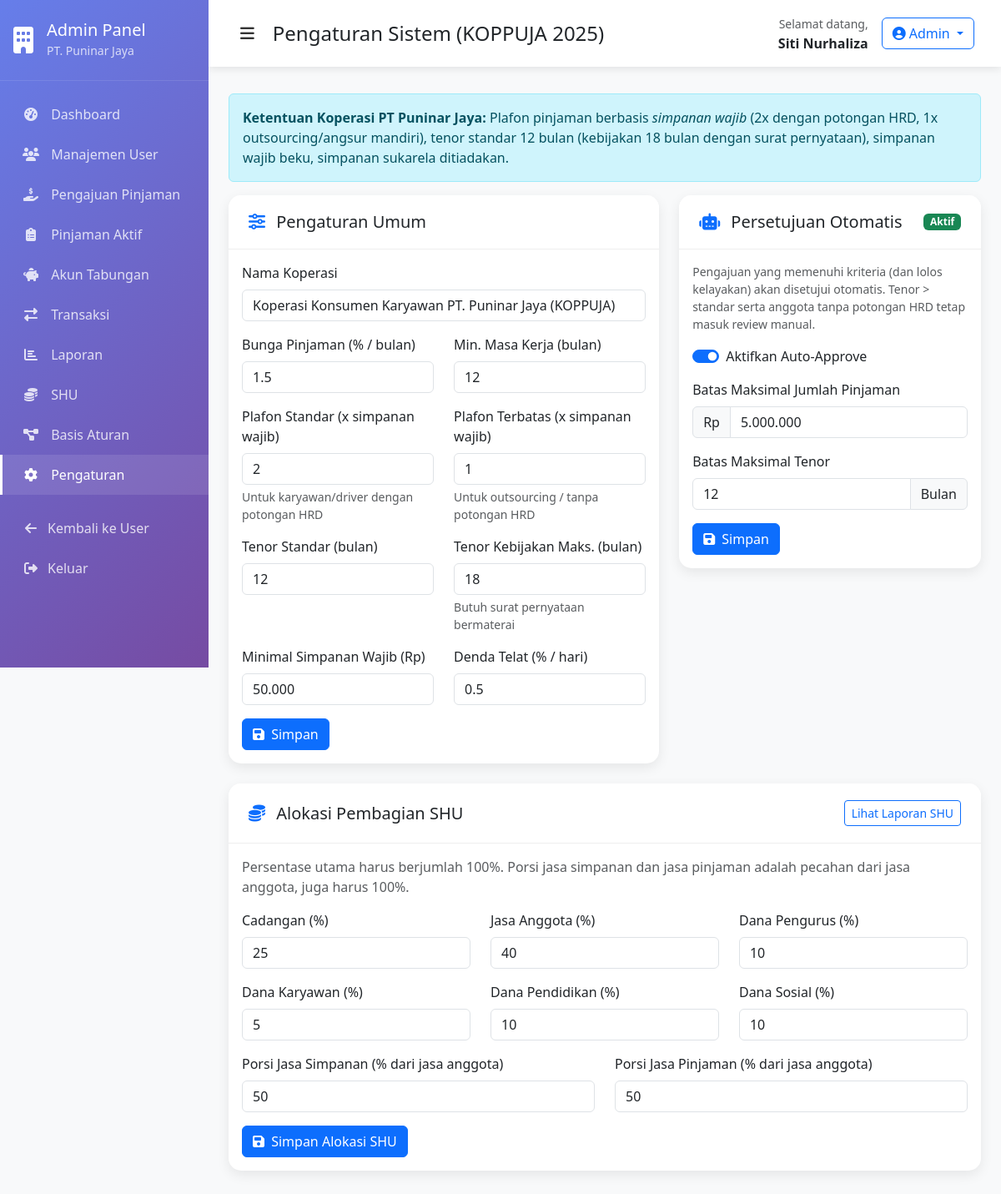
Page /admin-settings.php (signed in) on the committed database.
### tables this page shows
CREATE TABLE system_settings (
    id INT PRIMARY KEY AUTO_INCREMENT,
    setting_key VARCHAR(100) UNIQUE NOT NULL,
    setting_value TEXT NOT NULL,
    setting_type ENUM('string', 'number', 'boolean', 'json') DEFAULT 'string',
    description TEXT,
    updated_by INT,
    updated_at TIMESTAMP DEFAULT CURRENT_TIMESTAMP ON UPDATE CURRENT_TIMESTAMP,
    FOREIGN KEY (updated_by) REFERENCES users(id)
);

### classes/Database.php (called while the page is built, shortened)
<?php
class Database {
    private static $instance = null;
    private $connection;
    private $host;
    private $port;
    private $database;
    private $username;
    private $password;
    private $charset;
    private function __construct() {
        $this->host = DB_HOST;
        $this->port = DB_PORT;
        $this->database = DB_NAME;
        $this->username = DB_USER;
        $this->password = DB_PASS;
        $this->charset = DB_CHARSET;
    }
    public static function getInstance() {
        if (self::$instance === null) {
            self::$instance = new self();
        }
        return self::$instance;
    }
    private function connect() {
        try {
            $dsn = "mysql:host={$this->host};port={$this->port};dbname={$this->database};charset={$this->charset}";
            $options = [
                PDO::ATTR_ERRMODE => PDO::ERRMODE_EXCEPTION,
                PDO::ATTR_DEFAULT_FETCH_MODE => PDO::FETCH_ASSOC,
                PDO::ATTR_EMULATE_PREPARES => false,
                PDO::MYSQL_ATTR_INIT_COMMAND => "SET NAMES {$this->charset}",
                PDO::ATTR_PERSISTENT => false
            ];
            $this->connection = new PDO($dsn, $this->username, $this->password, $options);
        } catch (PDOException $e) {
            $this->logError("Database connection failed: " . $e->getMessage());
            throw new Exception("Database connection failed. Please try again later.");
        }
    }
    public function selectOne($query, $params = []) {
        try {
            $stmt = $this->connection->prepare($query);
            $stmt->execute($params);
            return $stmt->fetch();
        } catch (PDOException $e) {
            $this->logError("SELECT query failed: " . $e->getMessage() . " Query: " . $query);
            throw new Exception("Failed to retrieve data from database.");
        }
    }
}
class DatabaseHelper {
    private $db;
    public function __construct() {
        $this->db = Database::getInstance();
    }
    public function getSystemSetting($key) {
        $query = "SELECT setting_value, setting_type FROM system_settings WHERE setting_key = ?";
        $result = $this->db->selectOne($query, [$key]);
        if ($result) {
            $value = $result['setting_value'];
            switch ($result['setting_type']) {
                case 'number':
                    return (float)$value;
                default:
                    return $value;
            }
        }
        return null;
    }
}
?>

### includes/init.php (called while the page is built, shortened)
<?php
require_once CLASSES_PATH . 'Database.php';
if (file_exists(INCLUDES_PATH . 'admin-layout.php')) {
    require_once INCLUDES_PATH . 'admin-layout.php';
}
try {
    $dbHelper = new DatabaseHelper();
} catch (Exception $e) {
    error_log("Initialization error: " . $e->getMessage());
    die("System initialization failed. Please contact administrator.");
}
?>

### admin-settings.php (the view, shortened to what this page needs)
<?php
require_once 'includes/init.php';
function settingValue($dbHelper, $key, $default) {
    $val = $dbHelper->getSystemSetting($key);
    return ($val === null || $val === '') ? $default : $val;
}
$loanInterest = settingValue($dbHelper, 'loan_interest_rate', DEFAULT_LOAN_INTEREST_RATE);
$maxLoanTerm = settingValue($dbHelper, 'max_loan_term', MAX_LOAN_TERM_EXTENDED);
$standardTerm = settingValue($dbHelper, 'max_loan_term_standard', MAX_LOAN_TERM_STANDARD);
$multiplier = settingValue($dbHelper, 'max_loan_multiplier', MAX_LOAN_MULTIPLIER);
$multiplierLimited = settingValue($dbHelper, 'max_loan_multiplier_limited', MAX_LOAN_MULTIPLIER_LIMITED);
$minSavings = settingValue($dbHelper, 'min_mandatory_savings', MIN_MANDATORY_SAVINGS);
$minEmployment = settingValue($dbHelper, 'min_employment_months', MIN_EMPLOYMENT_MONTHS);
$lateFee = settingValue($dbHelper, 'late_fee_percentage', LATE_FEE_PERCENTAGE);
$companyName = settingValue($dbHelper, 'company_name', 'Koperasi Konsumen Karyawan PT. Puninar Jaya (KOPPUJA)');
$aaEnabled = $dbHelper->getSystemSetting('loan_auto_approve_enabled');
if ($aaEnabled === null) $aaEnabled = LOAN_AUTO_APPROVE_ENABLED;
$aaMaxAmount = settingValue($dbHelper, 'loan_auto_approve_max_amount', LOAN_AUTO_APPROVE_MAX_AMOUNT);
$aaMaxTerm = settingValue($dbHelper, 'loan_auto_approve_max_term_months', LOAN_AUTO_APPROVE_MAX_TERM_MONTHS);
$shuPctCadangan = settingValue($dbHelper, 'shu_pct_cadangan', 25);
$shuPctJasaAnggota = settingValue($dbHelper, 'shu_pct_jasa_anggota', 40);
$shuPctJasaSimpanan = settingValue($dbHelper, 'shu_pct_jasa_simpanan', 50);
$shuPctJasaPinjaman = settingValue($dbHelper, 'shu_pct_jasa_pinjaman', 50);
$shuPctDanaPengurus = settingValue($dbHelper, 'shu_pct_dana_pengurus', 10);
$shuPctDanaKaryawan = settingValue($dbHelper, 'shu_pct_dana_karyawan', 5);
$shuPctDanaPendidikan = settingValue($dbHelper, 'shu_pct_dana_pendidikan', 10);
$shuPctDanaSosial = settingValue($dbHelper, 'shu_pct_dana_sosial', 10);
?>
<div class="alert alert-info">
    <strong>Ketentuan Koperasi PT Puninar Jaya:</strong>
    Plafon pinjaman berbasis <em>simpanan wajib</em> (2x dengan potongan HRD, 1x outsourcing/angsur mandiri),
    tenor standar 12 bulan (kebijakan 18 bulan dengan surat pernyataan), simpanan wajib beku, simpanan sukarela ditiadakan.
</div>
<div class="row">
    <div class="col-lg-7 mb-4">
        <div class="card content-card">
            <div class="card-header"><h5 class="mb-0"><i class="fas fa-sliders-h text-primary me-2"></i> Pengaturan Umum</h5></div>
            <div class="card-body">
                <form method="POST">
                    <div class="mb-3">
                        <label class="form-label">Nama Koperasi</label>
                        <input type="text" name="company_name" class="form-control" value="<?php echo htmlspecialchars($companyName); ?>">
                    </div>
                    <div class="row">
                        <div class="col-md-6 mb-3">
                            <label class="form-label">Bunga Pinjaman (% / bulan)</label>
                            <input type="number" step="0.01" name="loan_interest_rate" class="form-control" value="<?php echo htmlspecialchars($loanInterest); ?>">
                        </div>
                        <div class="col-md-6 mb-3">
                            <label class="form-label">Min. Masa Kerja (bulan)</label>
                            <input type="number" name="min_employment_months" class="form-control" value="<?php echo (int)$minEmployment; ?>">
                        </div>
                        <div class="col-md-6 mb-3">
                            <label class="form-label">Plafon Standar (x simpanan wajib)</label>
                            <input type="number" step="0.1" name="max_loan_multiplier" class="form-control" value="<?php echo htmlspecialchars($multiplier); ?>">
                            <div class="form-text">Untuk karyawan/driver dengan potongan HRD</div>
                        </div>
                        <div class="col-md-6 mb-3">
                            <label class="form-label">Plafon Terbatas (x simpanan wajib)</label>
                            <input type="number" step="0.1" name="max_loan_multiplier_limited" class="form-control" value="<?php echo htmlspecialchars($multiplierLimited); ?>">
                            <div class="form-text">Untuk outsourcing / tanpa potongan HRD</div>
                        </div>
                        <div class="col-md-6 mb-3">
                            <label class="form-label">Tenor Standar (bulan)</label>
                            <input type="number" name="max_loan_term_standard" class="form-control" value="<?php echo (int)$standardTerm; ?>">
                        </div>
                        <div class="col-md-6 mb-3">
                            <label class="form-label">Tenor Kebijakan Maks. (bulan)</label>
                            <input type="number" name="max_loan_term" class="form-control" value="<?php echo (int)$maxLoanTerm; ?>">
                            <div class="form-text">Butuh surat pernyataan bermaterai</div>
                        </div>
                        <div class="col-md-6 mb-3">
                            <label class="form-label">Minimal Simpanan Wajib (Rp)</label>
                            <input type="text" name="min_mandatory_savings" class="form-control" value="<?php echo number_format((float)$minSavings, 0, ',', '.'); ?>">
                        </div>
                        <div class="col-md-6 mb-3">
                            <label class="form-label">Denda Telat (% / hari)</label>
                            <input type="number" step="0.01" name="late_fee_percentage" class="form-control" value="<?php echo htmlspecialchars($lateFee); ?>">
                        </div>
                    </div>
                    <button type="submit" class="btn btn-primary"><i class="fas fa-save me-1"></i> Simpan</button>
                </form>
            </div>
        </div>
    </div>
    <div class="col-lg-5 mb-4">
        <div class="card content-card">
            <div class="card-header d-flex justify-content-between align-items-center">
                <h5 class="mb-0"><i class="fas fa-robot text-primary me-2"></i> Persetujuan Otomatis</h5>
                <span class="badge bg-<?php echo $aaEnabled ? 'success' : 'secondary'; ?>"><?php echo $aaEnabled ? 'Aktif' : 'Nonaktif'; ?></span>
            </div>
            <div class="card-body">
                <p class="text-muted small">Pengajuan yang memenuhi kriteria (dan lolos kelayakan) akan disetujui otomatis. Tenor &gt; standar serta anggota tanpa potongan HRD tetap masuk review manual.</p>
                <form method="POST">
                    <div class="form-check form-switch mb-3">
                        <input class="form-check-input" type="checkbox" role="switch" id="aa_enabled" name="auto_approve_enabled" value="1" <?php echo $aaEnabled ? 'checked' : ''; ?>>
                        <label class="form-check-label" for="aa_enabled">Aktifkan Auto-Approve</label>
                    </div>
                    <div class="mb-3">
                        <label class="form-label">Batas Maksimal Jumlah Pinjaman</label>
                        <div class="input-group">
                            <span class="input-group-text">Rp</span>
                            <input type="text" name="auto_approve_max_amount" id="aa_amount" class="form-control" value="<?php echo number_format((float)$aaMaxAmount, 0, ',', '.'); ?>">
                        </div>
                    </div>
                    <div class="mb-3">
                        <label class="form-label">Batas Maksimal Tenor</label>
                        <div class="input-group">
                            <input type="number" name="auto_approve_max_term" class="form-control" min="1" max="18" value="<?php echo (int)$aaMaxTerm; ?>">
                            <span class="input-group-text">Bulan</span>
                        </div>
                    </div>
                    <button type="submit" class="btn btn-primary"><i class="fas fa-save me-1"></i> Simpan</button>
                </form>
            </div>
        </div>
    </div>
</div>
<div class="card content-card mb-4">
    <div class="card-header d-flex justify-content-between align-items-center">
        <h5 class="mb-0"><i class="fas fa-coins text-primary me-2"></i> Alokasi Pembagian SHU</h5>
        <a href="admin-shu.php" class="btn btn-sm btn-outline-primary">Lihat Laporan SHU</a>
    </div>
    <div class="card-body">
        <p class="text-muted">Persentase utama harus berjumlah 100%. Porsi jasa simpanan dan jasa pinjaman adalah pecahan dari jasa anggota, juga harus 100%.</p>
        <form method="POST">
            <div class="row">
                <div class="col-md-4 mb-3">
                    <label class="form-label">Cadangan (%)</label>
                    <input type="number" step="0.1" min="0" max="100" name="shu_pct_cadangan" class="form-control" value="<?php echo htmlspecialchars($shuPctCadangan); ?>">
                </div>
                <div class="col-md-4 mb-3">
                    <label class="form-label">Jasa Anggota (%)</label>
                    <input type="number" step="0.1" min="0" max="100" name="shu_pct_jasa_anggota" class="form-control" value="<?php echo htmlspecialchars($shuPctJasaAnggota); ?>">
                </div>
                <div class="col-md-4 mb-3">
                    <label class="form-label">Dana Pengurus (%)</label>
                    <input type="number" step="0.1" min="0" max="100" name="shu_pct_dana_pengurus" class="form-control" value="<?php echo htmlspecialchars($shuPctDanaPengurus); ?>">
                </div>
                <div class="col-md-4 mb-3">
                    <label class="form-label">Dana Karyawan (%)</label>
                    <input type="number" step="0.1" min="0" max="100" name="shu_pct_dana_karyawan" class="form-control" value="<?php echo htmlspecialchars($shuPctDanaKaryawan); ?>">
                </div>
                <div class="col-md-4 mb-3">
                    <label class="form-label">Dana Pendidikan (%)</label>
                    <input type="number" step="0.1" min="0" max="100" name="shu_pct_dana_pendidikan" class="form-control" value="<?php echo htmlspecialchars($shuPctDanaPendidikan); ?>">
                </div>
                <div class="col-md-4 mb-3">
                    <label class="form-label">Dana Sosial (%)</label>
                    <input type="number" step="0.1" min="0" max="100" name="shu_pct_dana_sosial" class="form-control" value="<?php echo htmlspecialchars($shuPctDanaSosial); ?>">
                </div>
                <div class="col-md-6 mb-3">
                    <label class="form-label">Porsi Jasa Simpanan (% dari jasa anggota)</label>
                    <input type="number" step="0.1" min="0" max="100" name="shu_pct_jasa_simpanan" class="form-control" value="<?php echo htmlspecialchars($shuPctJasaSimpanan); ?>">
                </div>
                <div class="col-md-6 mb-3">
                    <label class="form-label">Porsi Jasa Pinjaman (% dari jasa anggota)</label>
                    <input type="number" step="0.1" min="0" max="100" name="shu_pct_jasa_pinjaman" class="form-control" value="<?php echo htmlspecialchars($shuPctJasaPinjaman); ?>">
                </div>
            </div>
            <button type="submit" class="btn btn-primary"><i class="fas fa-save me-1"></i> Simpan Alokasi SHU</button>
        </form>
    </div>
</div>

### includes/admin-layout.php (style rules this page uses)
body { background-color: #f8f9fa; font-family: 'Segoe UI', Tahoma, Geneva, Verdana, sans-serif; }
.content-card { background: #fff; border-radius: 15px; box-shadow: 0 5px 15px rgba(0,0,0,0.08); border: none; }
.content-card .card-header { background: #fff; border-bottom: 1px solid #eee; border-radius: 15px 15px 0 0 !important; padding: 1.25rem 1.5rem; }

### rows in the picture
system_settings: company_name "Koperasi Konsumen Karyawan PT. Puninar Jaya (KOPPUJA)"
system_settings: loan_interest_rate "1.5"
system_settings: min_employment_months "12"
system_settings: max_loan_multiplier "2"
system_settings: max_loan_multiplier_limited "1"
system_settings: max_loan_term_standard "12"
system_settings: max_loan_term "18"
system_settings: min_mandatory_savings "50.000"
system_settings: late_fee_percentage "0.5"

### other values in the picture
$item[0] "Dashboard"
$item[0] "Manajemen User"
$item[0] "Pengajuan Pinjaman"
$item[0] "Pinjaman Aktif"
$item[0] "Akun Tabungan"
$item[0] "Transaksi"
$item[0] "Laporan"
$item[0] "SHU"
$item[0] "Basis Aturan"
$item[0] "Pengaturan"
$heading "Pengaturan Sistem (KOPPUJA 2025)"
$displayName "Siti Nurhaliza"
$role "Admin"
